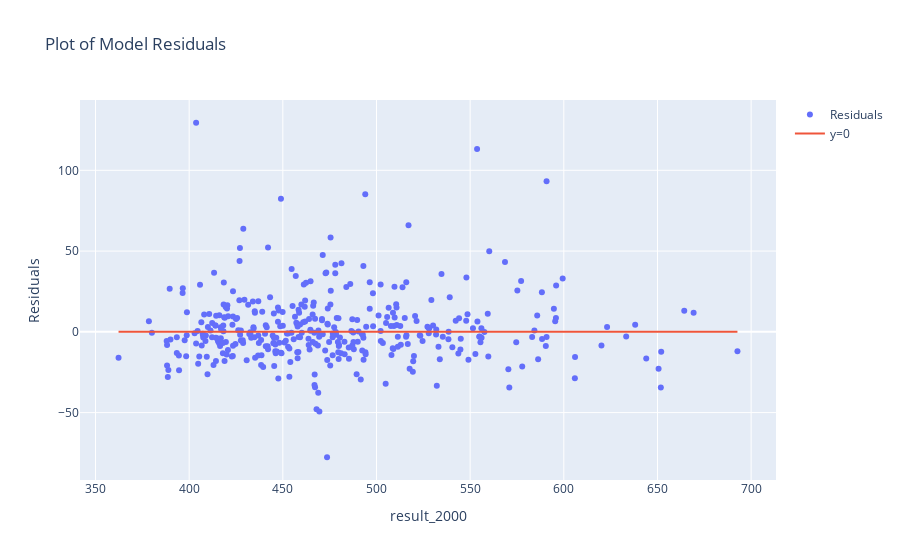

The cell this chart's notebook holds for it:
### Code cell
print(f"Mean squared error: {round(pp_row.models['linear_2'].mse,1)}s")
print(f"Mean error: {round(np.sqrt(pp_row.models['linear_2'].mse),1)}s")
fig = pp_row.models["linear_2"].plot_residuals()
fig.show()

### Figure 1 — Plotly figure (JSON) as saved in the notebook; plotly's stock layout.template omitted (floating-point values rounded to 4 significant figures; data arrays with more than 128 entries replaced by an {"elided": "..."} marker saying what was removed)
{"data": [{"mode": "markers", "name": "Residuals", "type": "scatter", "x": {"elided": "383 float values"}, "y": {"elided": "383 float values"}}, {"name": "y=0", "type": "scatter", "x": {"elided": "383 float values"}, "y": {"elided": "383 int values"}}], "layout": {"title": {"text": "Plot of Model Residuals"}, "xaxis": {"title": {"text": "result_2000"}}, "yaxis": {"title": {"text": "Residuals"}}}}
